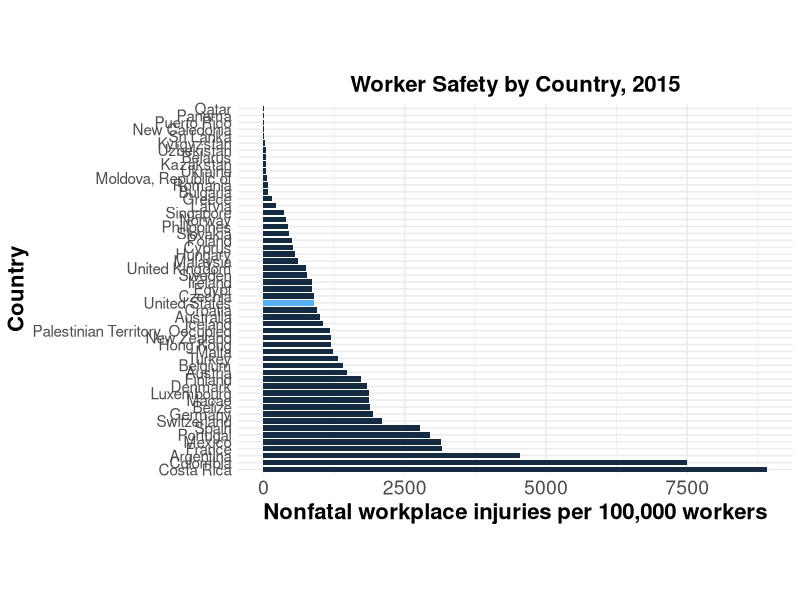

The R source for this figure: (Note: this script raises an error after producing the figure.)
## ---- chunk 1
rm(list=ls())
options(scipen=999)
## ---- chunk 2
library(tidyverse)
library(ggplot2)
library(dplyr)

## ---- chunk 3
df <- read.csv("../Input/us_inward_country.csv", nrows = 65, na.strings = "n.s.", check.names = FALSE)
df <- df[,-2]
colnames(df)[1] = "Country"
df <- as_tibble(df)
df <- df %>% mutate_at(c(2:42), as.numeric)
## ---- chunk 4
total <- as.numeric(df[1,-1]) #total inward FDI
countries <- df[,1] # -1 included to exclude country names for division
df2 <- as.data.frame(t(t(df[,-1]) / total)) #Divide rows by total to get shares
df2 <- df2 %>%
  add_column(countries, .before = "1980") #Add country names
## ---- chunk 5
df2 %>% pivot_longer(!Country, names_to = 'Year', values_to = "US FDI Share")
df <- df %>% pivot_longer(!Country, names_to = 'Year', values_to = "US inward FDI")
names(df)[3] <- "fdi_inward"
## ---- chunk 6
require(dplyr)
codes <- read.csv("../Input/alpha_3_country_codes.csv") #Country codes for workplace injuries data
names(codes)[1] <- "Code"
names(codes)[2] <- "Country"
df <- merge(df, codes, by = "Country")
country_safety <- read.csv("../Input/country_injury_rates.csv")
names(country_safety)[1] <- "Code"
country_safety <- country_safety %>%
  rename(Year = time,
         rate = obs_value) %>%
  select(-c(obs_status, note_classif, note_indicator, note_source, source))#Rename and drop columns
country_safety <- merge(country_safety, codes, by = "Code")
country_safety <- country_safety %>% relocate(Country, .after = Code)
  
## ---- chunk 7
require(ggplot2)
country_safety_agg <- country_safety[ which(country_safety$classif1 == "ECO_AGGREGATE_TOTAL"), ] #Only country totals, not by industry
z <- country_safety_agg[ which(country_safety_agg$Year == 2015), ]
z$color <- ifelse(z$Country == "United States", 2, 1)

p <- ggplot(z, aes(x = reorder(Country,-rate), y = rate, fill = color)) +
  geom_bar(stat="identity", width = 0.8) +
  coord_flip() +
  theme_minimal() +
  theme(aspect.ratio = 2/3,
        axis.text.y = element_text(size=11),
        axis.text.x = element_text(size=14),
        axis.title = element_text(size = 16, face="bold"),
        legend.position ="none",
        plot.title = element_text(size = 16, face = "bold", hjust = 0.5)) +
  labs(title="Worker Safety by Country, 2015",
       y = "Nonfatal workplace injuries per 100,000 workers",
       x = "Country")

ggsave("../Output/workplace_injuries.pdf", width = 15, height = 15)
p
## ---- chunk 8
x <- select(country_safety_agg, c("Code","Year","rate"))
df <- merge(df,x, by=c("Code","Year"))
## ---- chunk 9
ggplot(df, aes(x=fdi_inward, y=rate)) +
  geom_point(color="navy",shape=18) +
  geom_smooth(method='lm', se=F, color="red") +
  ylim(0,10000) +
  theme(plot.title = element_text(face="bold", hjust=0.5)) + 
  labs(title="Source Country Worker Safety and Investment into the U.S.",
       x = "U.S. Inward FDI Position, In Millions of USD",
       y = "Nonfatal Workplace Injuries per 100,000 workers")
ggsave("../Output/scatter_fdi_injury.pdf")
  
